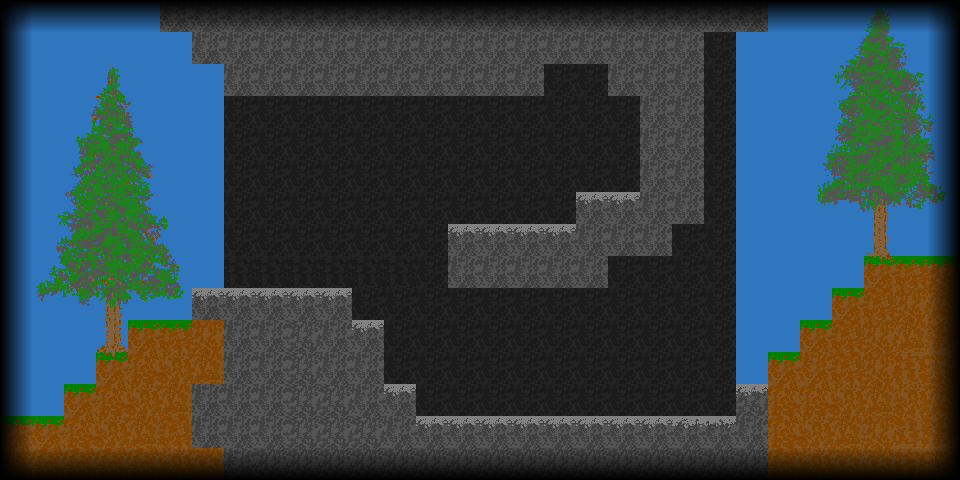

This game map was drawn from its Tiled (.tmx) file and the tilesets committed beside it. A one-line description and the trimmed map source follow:
An orthogonal 30x15 tile map with 32x32 px tiles, 8 tile layers (bg, dark, dirt, grass, ...), 1 hidden layer not drawn, 5 tilesets and 6 objects.

<map version="1.0" orientation="orthogonal" renderorder="right-down" width="30" height="15" tilewidth="32" tileheight="32" nextobjectid="7">
 <tileset firstgid="1" name="triggers" tilewidth="32" tileheight="32" tilecount="3" columns="3">
  <image source="../img/tst/triggers.png" width="96" height="32" />
  <tile id="0">
   <properties>
    <property name="collidable" value="true" />
    <property name="solid" value="true" />
   </properties>
  </tile>
  <tile id="2">
   <properties>
    <property name="collidable" value="true" />
    <property name="ladder" value="true" />
   </properties>
  </tile>
 </tileset>
 <tileset firstgid="4" name="Fullset 01" tilewidth="32" tileheight="32" tilecount="256" columns="16">
  <image source="../img/Fullset 01.png" width="512" height="512" />
 </tileset>
 <tileset firstgid="260" name="Tree0b" tilewidth="32" tileheight="32" tilecount="55" columns="5">
  <image source="../img/spr/Tree0b.png" width="160" height="352" />
 </tileset>
 <tileset firstgid="315" name="tree3b" tilewidth="32" tileheight="32" tilecount="55" columns="5">
  <image source="../img/spr/tree3b.png" width="160" height="352" />
 </tileset>
 <tileset firstgid="370" name="fade" tilewidth="32" tileheight="32" tilecount="4" columns="4">
  <image source="../img/tst/fade.png" width="128" height="32" />
 </tileset>
 <layer name="bg" width="30" height="15">
  <data>[450 cells, 265 non-empty, 3 distinct tile ids]</data>
 </layer>
 <layer name="dark" width="30" height="15">
  <data>[450 cells, 122 non-empty, 1 distinct tile ids]</data>
 </layer>
 <layer name="dirt" width="30" height="15">
  <data>[450 cells, 188 non-empty, 12 distinct tile ids]</data>
 </layer>
 <layer name="grass" width="30" height="15">
  <data>[450 cells, 36 non-empty, 4 distinct tile ids]</data>
 </layer>
 <layer name="cave_wall" width="30" height="15">
  <data>[450 cells, 0 non-empty, 0 distinct tile ids]</data>
 </layer>
 <layer name="trees" width="30" height="15">
  <data>[450 cells, 95 non-empty, 95 distinct tile ids]</data>
 </layer>
 <objectgroup name="object" visible="0">
  <object id="1" x="0" y="32" width="32" height="384">
   <properties>
    <property name="event" value="" />
    <property name="warp" value="'forest1',576,256" />
   </properties>
  </object>
  <object id="2" x="928" y="32" width="32" height="224">
   <properties>
    <property name="event" value="" />
    <property name="warp" value="'overworld',224,352" />
   </properties>
  </object>
  <object id="3" x="256" y="256" width="32" height="32">
   <properties>
    <property name="entity" value="" />
    <property name="file" value="slug.lua" />
   </properties>
  </object>
  <object id="4" x="480" y="192" width="32" height="32">
   <properties>
    <property name="entity" value="" />
    <property name="file" value="slug.lua" />
   </properties>
  </object>
  <object id="5" x="480" y="384" width="32" height="32">
   <properties>
    <property name="entity" value="" />
    <property name="file" value="slug.lua" />
   </properties>
  </object>
  <object id="6" x="640" y="384" width="32" height="32">
   <properties>
    <property name="entity" value="" />
    <property name="file" value="slug.lua" />
   </properties>
  </object>
 </objectgroup>
 <layer name="fadeud" width="30" height="15">
  <data>[450 cells, 60 non-empty, 2 distinct tile ids]</data>
 </layer>
 <layer name="fadelr" width="30" height="15">
  <data>[450 cells, 30 non-empty, 2 distinct tile ids]</data>
 </layer>
 <layer name="special" width="30" height="15" visible="0" opacity="0.5">
  <data>[450 cells, 104 non-empty, 1 distinct tile ids]</data>
 </layer>
</map>